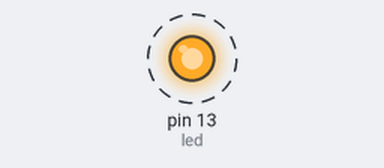
Bench run of a sketch on a simulated Arduino Uno, built with avr-gcc and run on an emulated ATmega328P. On the bench: output pins drawn as LEDs (lit = HIGH). Dashed ring = blinking. Pins used as bus, display or sensor lines are not drawn; what the sketch prints to the serial monitor is not drawn.

Above: at 0.9 s.
Timing chart, 0 to 5.0 s (numbered marks = the images above):
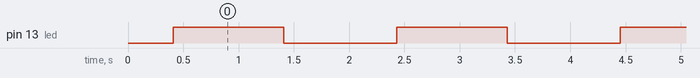

The sketch:

reset_arduino.ino
```cpp
int led = 13;//pin 13 as OUTPUT LED pin
int resetPin = 12;
// the setup routine runs once when you press reset:
void setup() {
  digitalWrite(resetPin, HIGH);
  delay(200);
  // initialize the digital pin as an output.
  pinMode(led, OUTPUT);
  pinMode(resetPin, OUTPUT);
  Serial.begin(9600);//initialize Serial Port
  Serial.println("reset");//print reset to know the program has been reset and
  //the setup function happened
  delay(200);
}

// the loop routine runs over and over again forever:
void loop() {
  delay(10);
  digitalWrite(led, HIGH);   // turn the LED on (HIGH is the voltage level)
  Serial.println("on");
  delay(1000);               // wait for a second
  digitalWrite(led, LOW);    // turn the LED off by making the voltage LOW
  Serial.println("off");
  delay(1000);               // wait for a second
  Serial.println("resetting");
  delay(10);
  digitalWrite(resetPin, LOW);
  Serial.println("this never happens");
  //this never happens because Arduino resets

}
```

Measured:
- by itself, pin 13 (led): alternates HIGH for 1.0 s and LOW for 1.0 s
